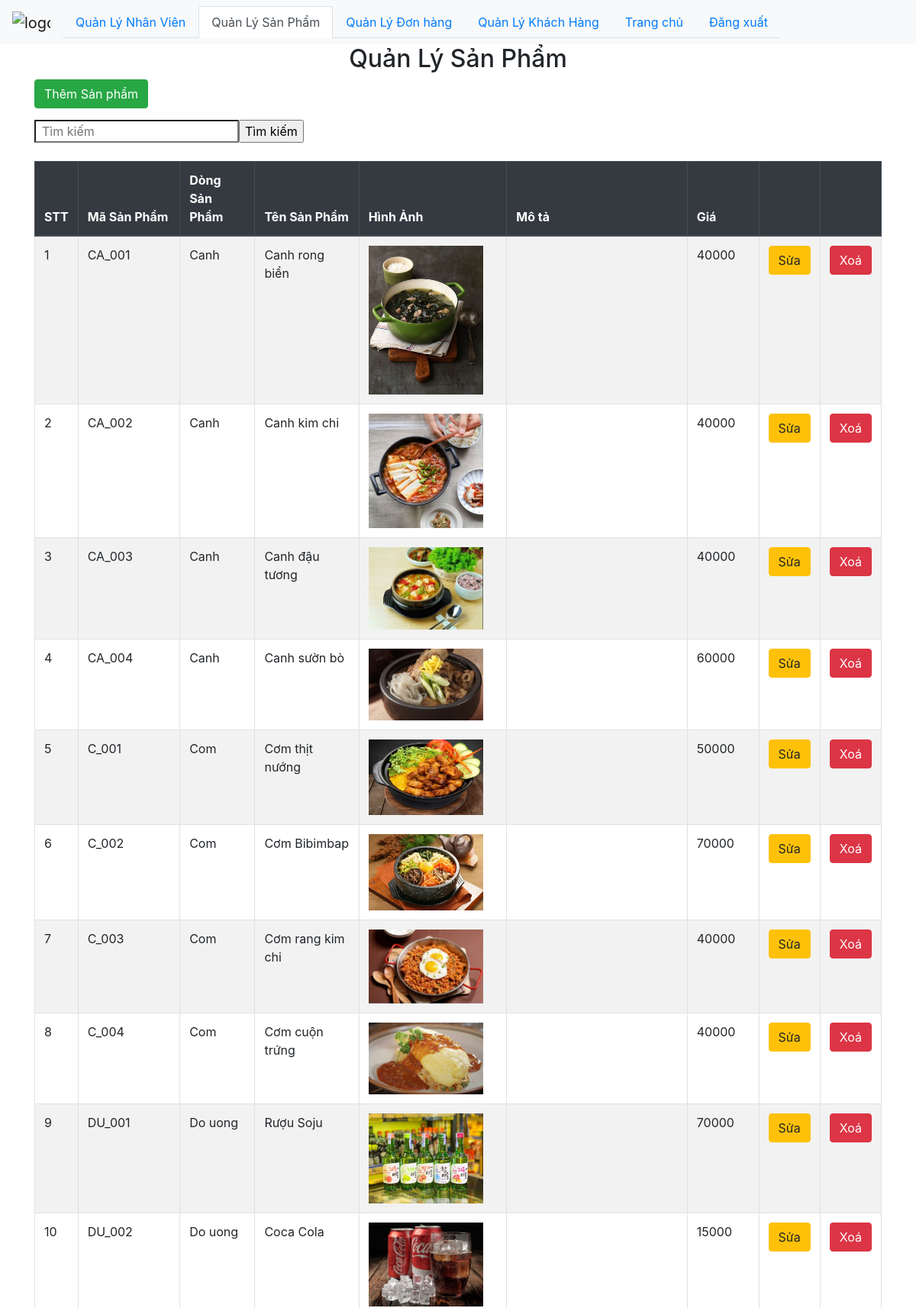
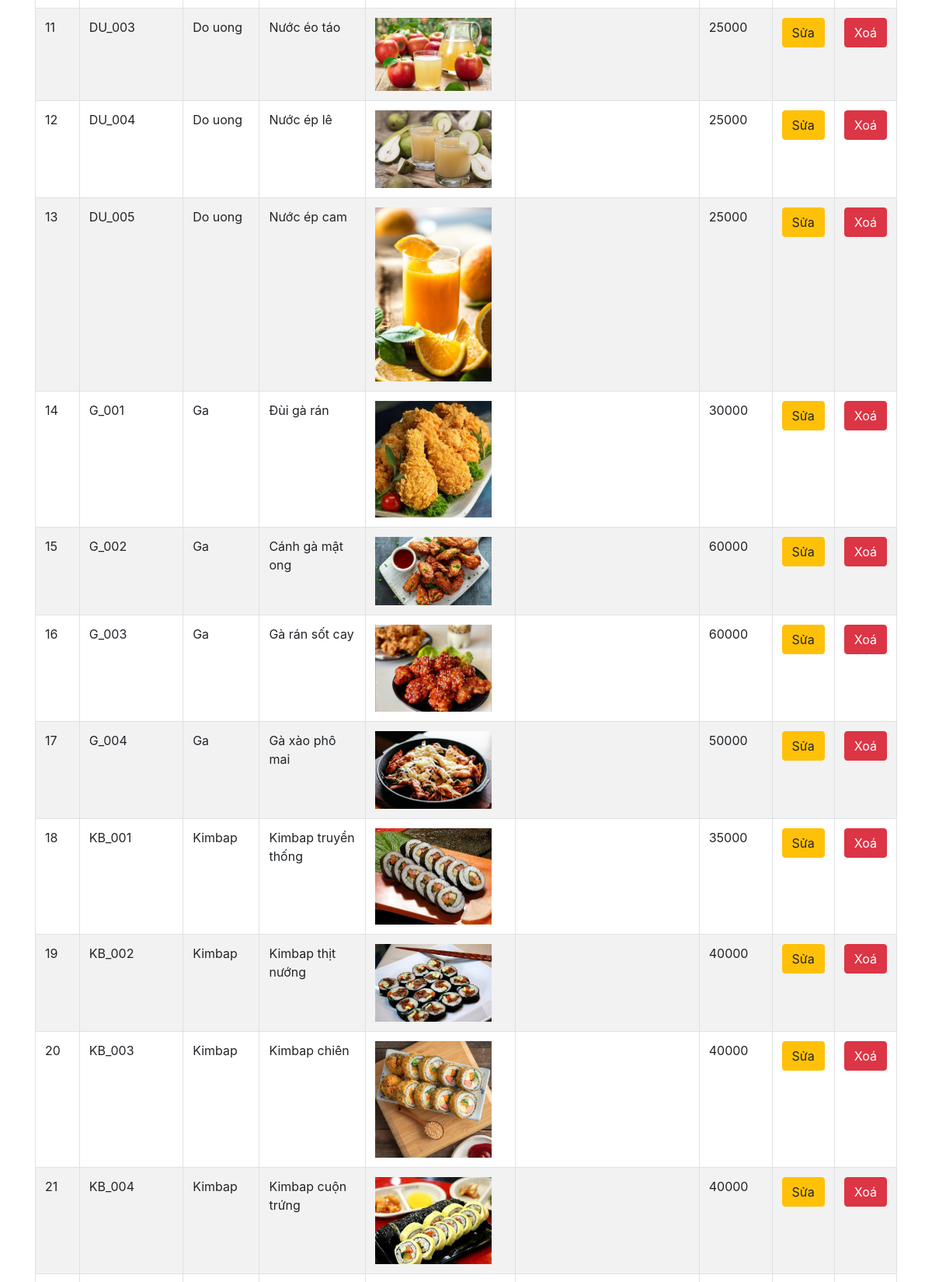
/Food_Store/admin/product/index.php (upper part), run on the app's committed database (2 pictures, top to bottom).
### tables this page shows
CREATE TABLE `products` (
  `productCode` varchar(15) NOT NULL,
  `productName` varchar(50) NOT NULL,
  `productLine` varchar(50) NOT NULL,
  `price` decimal(10,0) NOT NULL,
  `available` tinyint(1) NOT NULL,
  `productDescription` varchar(50) NOT NULL,
  `image_path` text DEFAULT NULL
);

### Food_Store/db/dbhelper.php (called while the page is built, shortened)
<?php
function executeResult($sql) {
	$con = mysqli_connect(HOST, USERNAME, PASSWORD, DATABASE);
	$result = mysqli_query($con, $sql);
	$data   = [];
	while ($row = mysqli_fetch_array($result, 1)) {
		$data[] = $row;
	}
	return $data;
}

### Food_Store/admin/product/index.php (the view, shortened to what this page needs)
<?php
require_once ('../../db/dbhelper.php');
?>
<?php
require_once ('../../db/dbhelper.php');
$sanpham ='';
?>
<!DOCTYPE html>
<html>
<head>
	<link rel="stylesheet" href="https://maxcdn.bootstrapcdn.com/bootstrap/4.4.1/css/bootstrap.min.css">
</head>
<body>
	<nav class="navbar navbar-expand-sm bg-light navbar-light">
		<a class="navbar-brand" href="#">
			<img src="../../food_store_web/img/Logo.png" alt="logo" style="max-width:50px;">
		</a>
		<ul class="nav nav-tabs">
			<li class="nav-item">
				<a class="nav-link" href="../employee">Quản Lý Nhân Viên</a>
			</li>
			<li class="nav-item">
				<a class="nav-link active" href="#">Quản Lý Sản Phẩm</a>
			</li>
			<li class="nav-item">
				<a class="nav-link" href="../order">Quản Lý Đơn hàng</a>
			</li>
			<li class="nav-item">
				<a class="nav-link" href="../customer">Quản Lý Khách Hàng</a>
			</li>
			<li class="nav-item">
				<a class="nav-link" href="../admin.php">Trang chủ</a>
			</li>
			<li class="nav-item">
				<a class="nav-link" href="../../food_store_web/build/index.html">Đăng xuất</a>
			</li>
		</ul>
	</nav>
</body>
	<div class="container">
		<div class="panel panel-primary">
			<div class="panel-heading">
				<h2 class="text-center">Quản Lý Sản Phẩm</h2>
			</div>
			<div class="panel-body">
				<a href="add.php">
					<button class="btn btn-success" style="margin-bottom: 15px;">Thêm Sản phẩm</button>
				</a>
				<form class="d-flex" method="post" action="search.php" >
                 <input class="px-2 search" type="search" placeholder="Tìm kiếm" aria-label="Tìm kiếm" id = "sanpham" name = "sanpham" value="<?=$sanpham?>">
                <input type="submit" class="btn0" name="search" value="Tìm kiếm">
                </form><br>
				<table class="table table-bordered table-striped table-hover">
					<thead class="thead-dark">
						<tr>
							<th width="50px">STT</th>
							<th width="150px">Mã Sản Phẩm</th>
							<th width="100px">Dòng Sản Phẩm</th>
							<th width="150px">Tên Sản Phẩm</th>
							<th width="200px">Hình Ảnh</th>
							<th width="300px">Mô tả</th>
							<th width="100px">Giá</th>
							<th width="40px"></th>
							<th width="40px"></th>
						</tr>
					</thead>
					<tbody>
						<?php
                        $sql = 'select * from products';
                        $productList = executeResult($sql);
                        $index = 1;
                        foreach ($productList as $item) {
	                        echo '<tr>
										<td>' . ($index++) . '</td>
                                        <td>' . $item['productCode'] . '</td>
										<td>' . $item['productLine'] . '</td>
										<td>' . $item['productName'] . '</td>
										<td><img src="' . $item['image_path'] . '"style="max-width: 150px"/></td>
										<td>' . $item['productDescription'] . '</td>
										<td>' . $item['price'] . '</td>
										<td>
											<a href="add.php?productCode=' . $item['productCode'] . '"><button class="btn btn-warning">Sửa</button></a>
										</td>
										<td>
											<button class="btn btn-danger" onclick="deleteCategory(\''.$item['productCode'].'\')">Xoá</button>
										</td>
									</tr>';
                        }
                        ?>
					</tbody>
				</table>
			</div>
		</div>
	</div>
</html>

### data on the page
products: productCode "CA_001", productLine "Canh", productName "Canh rong biển", image_path (picture), price "40000"
products: productCode "CA_002", productLine "Canh", productName "Canh kim chi", image_path (picture), price "40000"
products: productCode "CA_003", productLine "Canh", productName "Canh đậu tương", image_path (picture), price "40000"
products: productCode "CA_004", productLine "Canh", productName "Canh sườn bò", image_path (picture), price "60000"
products: productCode "C_001", productLine "Com", productName "Cơm thịt nướng", image_path (picture), price "50000"
products: productCode "C_002", productLine "Com", productName "Cơm Bibimbap", image_path (picture), price "70000"
products: productCode "C_003", productLine "Com", productName "Cơm rang kim chi", image_path (picture), price "40000"
products: productCode "C_004", productLine "Com", productName "Cơm cuộn trứng", image_path (picture), price "40000"
products: productCode "DU_001", productLine "Do uong", productName "Rượu Soju", image_path (picture), price "70000"
products: productCode "DU_002", productLine "Do uong", productName "Coca Cola", image_path (picture), price "15000"
products: productCode "DU_003", productLine "Do uong", productName "Nước éo táo", image_path (picture), price "25000"
products: productCode "DU_004", productLine "Do uong", productName "Nước ép lê", image_path (picture), price "25000"
products: productCode "DU_005", productLine "Do uong", productName "Nước ép cam", image_path (picture), price "25000"
products: productCode "G_001", productLine "Ga", productName "Đùi gà rán", image_path (picture), price "30000"
products: productCode "G_002", productLine "Ga", productName "Cánh gà mật ong", image_path (picture), price "60000"
products: productCode "G_003", productLine "Ga", productName "Gà rán sốt cay", image_path (picture), price "60000"
products: productCode "G_004", productLine "Ga", productName "Gà xào phô mai", image_path (picture), price "50000"
products: productCode "KB_001", productLine "Kimbap", productName "Kimbap truyền thống", image_path (picture), price "35000"
products: productCode "KB_002", productLine "Kimbap", productName "Kimbap thịt nướng", image_path (picture), price "40000"
products: productCode "KB_003", productLine "Kimbap", productName "Kimbap chiên", image_path (picture), price "40000"
products: productCode "KB_004", productLine "Kimbap", productName "Kimbap cuộn trứng", image_path (picture), price "40000"
